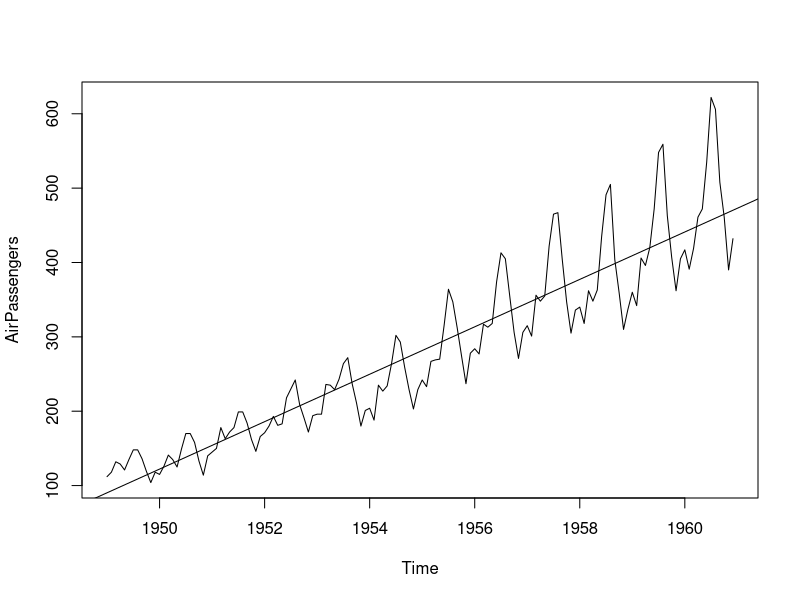
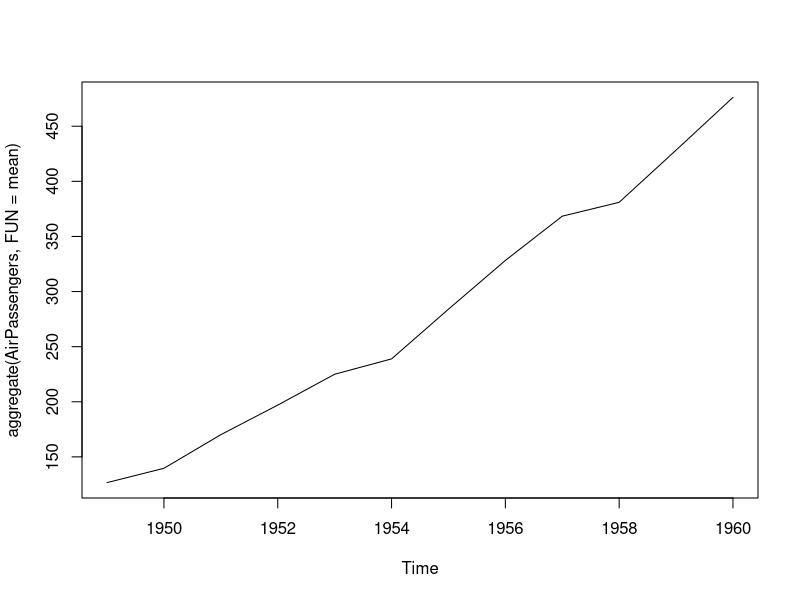
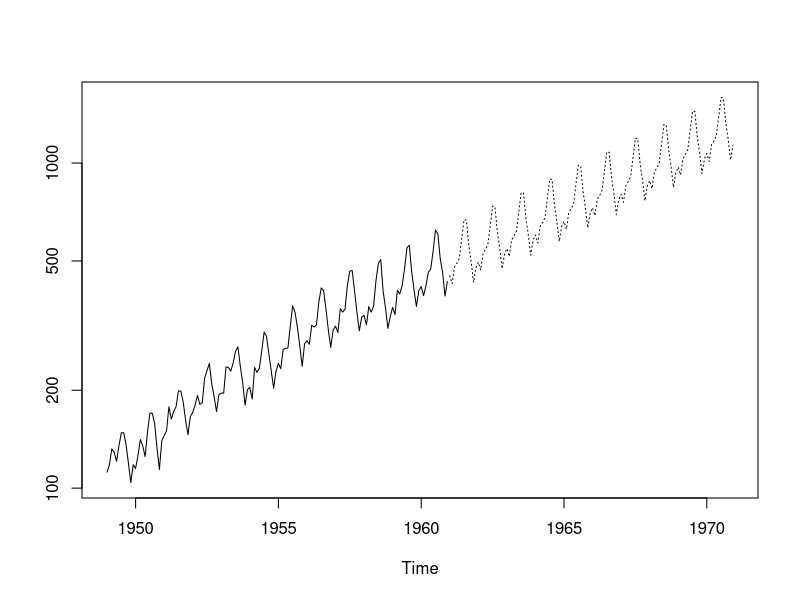

R code for these plots, in order:
# datos de nivel de pasajeros a traves del tempo
data(AirPassengers)
plot(AirPassengers)

# graficar la linea de regresion
abline(reg=lm(AirPassengers~time(AirPassengers)))
# graficar solo la media a lo largo de los años
plot(aggregate(AirPassengers,FUN=mean))

# usar un analisis de series de tiempo para computar 
# basicamente se busca la tendencia, se quita y se busca algun patron
# de estacionalidad; con el se ajusta un modelo y se usa posteriormente
# para predecir los futuros 12 años posteriores a la medicion

(fit <- arima(log(AirPassengers), c(0, 1, 1),seasonal = list(order = c(0, 1, 1), period = 12)))
pred <- predict(fit, n.ahead = 10*12)
ts.plot(AirPassengers,2.718^pred$pred, log = "y", lty = c(1,3))
# REF:https://www.analyticsvidhya.com/blog/2015/12/complete-tutorial-time-series-modeling/